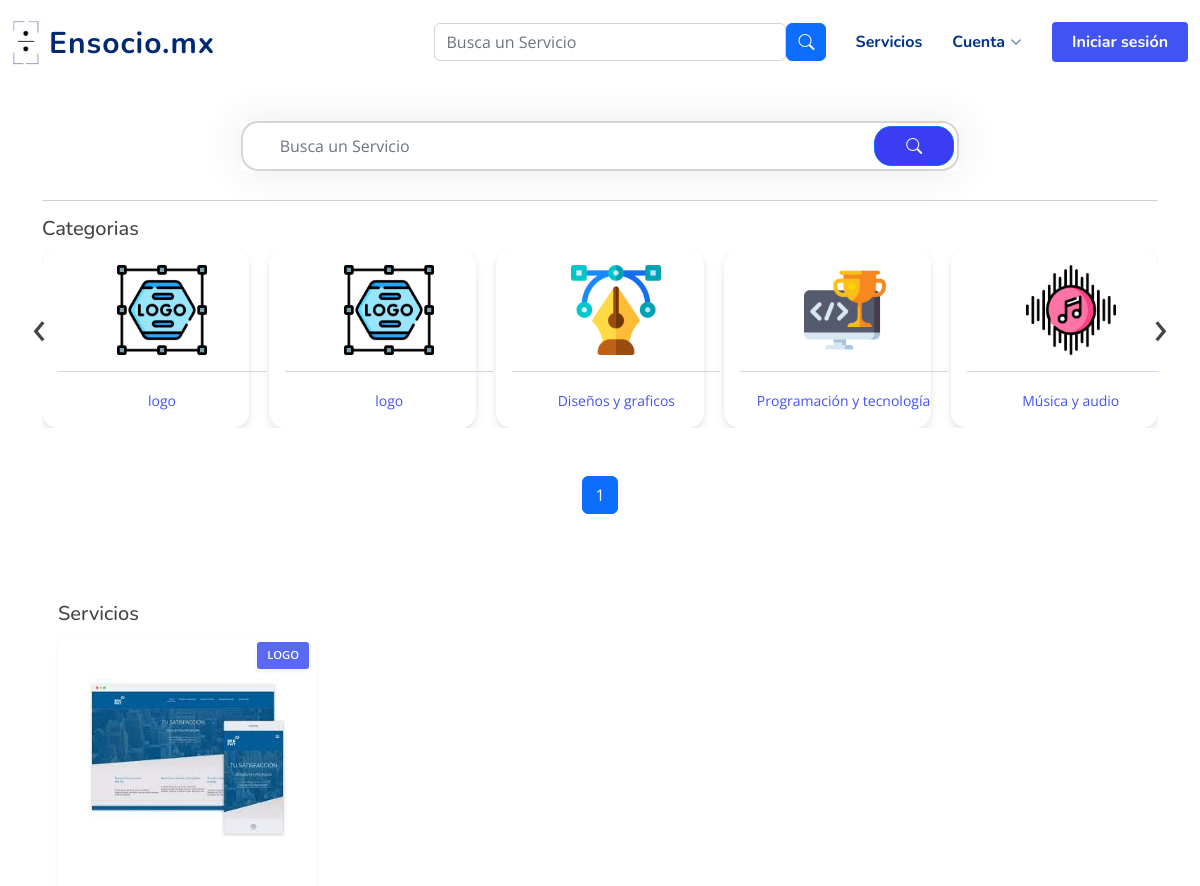
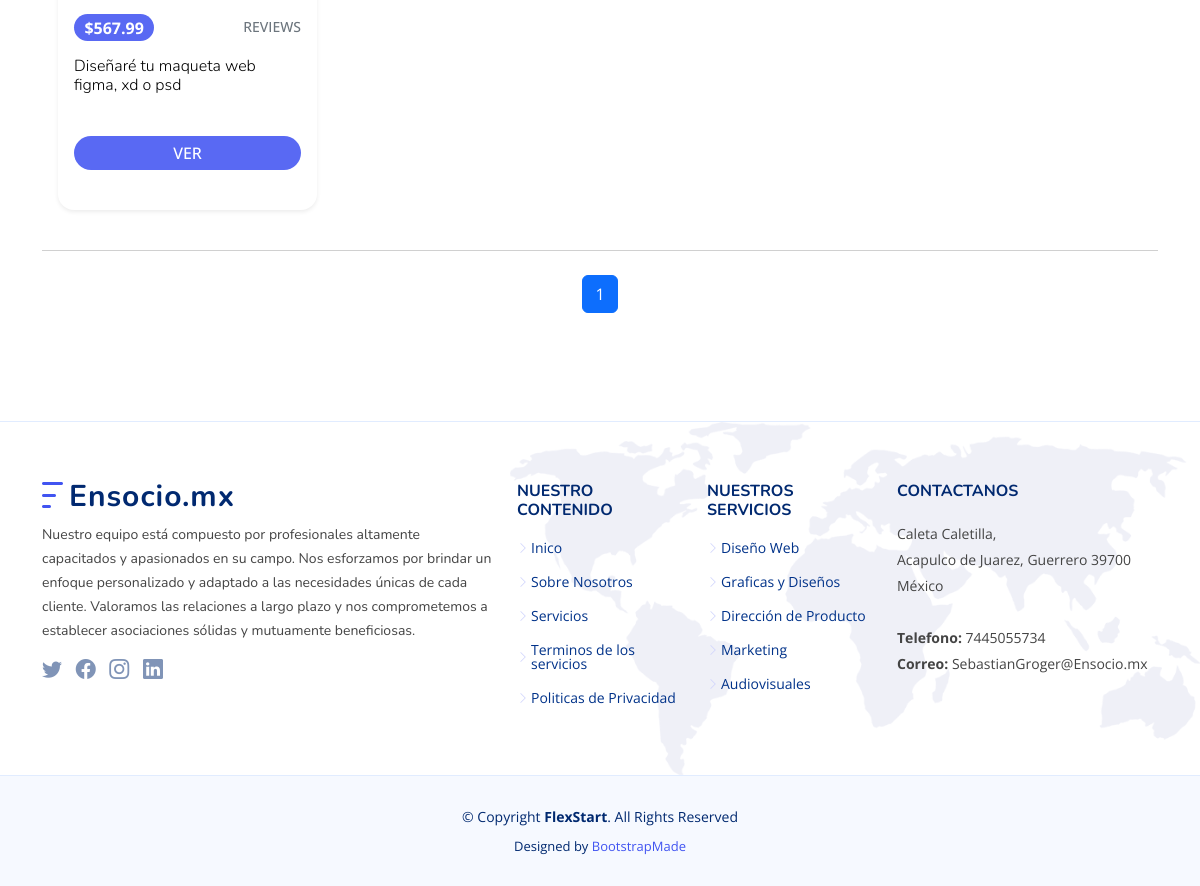
The app's page /search/ with its own data (2 pictures, top to bottom).
### store/models.py (models this page shows, shortened)
class Category(models.Model):
    name = models.CharField(max_length=200, db_index=True)
    category_image = models.ImageField(upload_to='cIcons/', null=True)
    updated = models.DateTimeField(auto_now=True)
    created = models.DateTimeField(auto_now_add=True)
    class Meta:
        verbose_name_plural = 'categories'
    def __str__(self):
        return self.name

class Post(models.Model):
    category = models.ForeignKey(Category, related_name='product', on_delete=models.CASCADE, null=True)
    title = models.CharField(max_length=255)
    content = models.TextField(max_length=1599)
    detailed_description = RichTextField(null=True)
    STATUS_CHOICES = (
        ('1 día', '1 día'),
        ('2 días', '2 días'),
        ('3 días', '3 días'),
        ('4 días', '4 días'),
        ('5 días', '5 días'),
        ('6 días', '6 días'),
        ('1 semana', '1 semana'),
        ('2 semanas', '2 semanas'),
        ('3 semanas', '3 semanas'),
        ('1 mes', '1 mes'),
        ('2 meses', '2 meses'),
    )
    delivery_time = models.CharField(max_length=20, choices=STATUS_CHOICES, default='1 día')
    author = models.ForeignKey(User, on_delete=models.CASCADE)
    image = models.ImageField(upload_to='images/', default='images/default_p_img.jpg', null=True)
    image2 = models.ImageField(upload_to='images/', default='images/default_p_img.jpg', null=True)
    image3 = models.ImageField(upload_to='images/', default='images/default_p_img.jpg', null=True)
    price = models.IntegerField(default=0, null=True)
    is_active = models.BooleanField(default=True, null=True)
    created_at = models.DateTimeField(auto_now_add=True)
    updated = models.DateTimeField(auto_now=True, null=True)
    favorite = models.ManyToManyField(User, related_name='favorites', blank=True)
    likes = models.ManyToManyField(User, related_name='likes')
    dislikes = models.ManyToManyField(User, related_name='dislikes')
    class Meta:
        verbose_name_plural = 'Posts'
        ordering = ('-created_at',)
    def get_display_price(self):
        return "{0:.2f}".format(self.price / 100)

### store/views.py (the view)
# urls.py: path('search/', views.search, name='search'),
def search(request):
    query = request.GET.get('search', '')
    results_list = Post.objects.filter(title__icontains=query)
    paginator = Paginator(results_list, 50)
    page_number = request.GET.get("page")
    results = paginator.get_page(page_number)
    results_c_list = Category.objects.filter(name__icontains=query)
    paginator_c = Paginator(results_c_list, 50)
    page_number_c = request.GET.get("page")
    results_c = paginator_c.get_page(page_number_c)
    context = {
        'results': results,
        'query': query,
        'results_c': results_c,
    }
    return render(request, 'service/search.html', context)

### templates/service/search.html (shortened to what this page needs)
{% extends '../base.html' %}
{% load static %}
{% block content %}
<br><br>
<link rel="stylesheet" href="https://cdnjs.cloudflare.com/ajax/libs/OwlCarousel2/2.3.4/assets/owl.carousel.min.css">
<section class="container-fluid d-flex align-items-center justify-content-between">
    <div class="container">
        <div style="padding: 13px;" class="container">
            <div class="row height d-flex justify-content-center align-items-center">
                <div class="col-md-8">
                    <div class="search">
                        <form action="{% url 'search' %}" method="GET">
                            <input name="search" type="text" class="form-control" value="{{ query }}"
                                placeholder="Busca un Servicio">
                            <button value="submit" class="btn btn-primary"><i class="bi bi-search"></i></button>
                        </form>
                    </div>
                </div>
            </div>
        </div>
        <hr>
        {% if results or results_c %}
            {% if results_c %}
                <h5>Categorias</h5>
                <div class="owl-carousel">
                    {% for category in results_c %}
                    <div class="item">
                        <div class="card">
                            <center>
                                <div class="card-body" style="width: 15rem">
                                    <a href="{% url 'category_list' category.pk %}">
                                        <img style="width: 90px; height: auto;" src="{{ category.category_image.url }}" alt="">
                                        <hr>
                                        <small>{{ category.name }}</small>
                                    </a>
                                </div>
                            </center>
                        </div>
                    </div>
                    {% endfor %}
                </div>
                <nav aria-label="Pagination">
                    <ul class="pagination justify-content-center my-4">
                        {% for num_page in results_c.paginator.page_range %}
                            {% if results_c.number == num_page %}
                                <li class="page-item active"><a class="page-link" href="?page={{ num_page }}">{{ num_page }}</a></li>
                            {% else %}
                                <li class="page-item"><a class="page-link" href="?page={{ num_page }}">{{ num_page }}</a></li>
                            {% endif %}
                        {% endfor %}
                    </ul>
                    <br>
                </nav>
            {% endif %}
        <div class="tab-pane fade show active" id="nav-home" role="tabpanel" aria-labelledby="nav-home-tab">
            <div class="container-fluid bg-trasparent my-4 p-3" style="position: relative">
                {% if results %}
                    <h5>Servicios</h5>
                    <div class="row row-cols-1 row-cols-xs-2 row-cols-sm-2 row-cols-lg-4 g-3">
                        {% for post in results %}
                        <div class="col hp">
                            <div class="card h-100 shadow-sm">
                                <a href="{% url 'post_detail' post.pk %}">
                                    <img src="{{ post.image.url }}" class="card-img-top" alt="product.title" />
                                </a>
                                <div style="background-color: #5969f3;" class="label-top shadow-sm">
                                    <a class="text-white" href="{% url 'category_list' post.category.pk %}">{{ post.category }}</a>
                                </div>
                                <div class="card-body">
                                    <div class="clearfix mb-3">
                                        <span class="float-start badge rounded-pill bg-success">${{ post.get_display_price }}</span>
                                        <span class="float-end"><a href="#"
                                                class="small text-muted text-uppercase aff-link">reviews</a></span>
                                    </div>
                                    <h5 class="card-title">
                                        <a href="{% url 'post_detail' post.pk %}">{{ post.title|slice:"67" }}</a>
                                    </h5>
                                    <div class="d-grid gap-2 my-4">
                                        <a style="color: white;" href="{% url 'post_detail' post.pk %}"
                                            class="btn btn-warning bold-btn">Ver</a>
                                    </div>
                                </div>
                            </div>
                        </div>
                        {% endfor %}
                {% endif %}
                </div>
            </div>
            {% if results %}
            <nav aria-label="Pagination">
                <hr class="my-0" />
                <ul class="pagination justify-content-center my-4">
                    {% for num_page in results.paginator.page_range %}
                        {% if results.number == num_page %}
                            <li class="page-item active"><a class="page-link" href="?page={{ num_page }}">{{ num_page }}</a></li>
                        {% else %}
                            <li class="page-item"><a class="page-link" href="?page={{ num_page }}">{{ num_page }}</a></li>
                        {% endif %}
                    {% endfor %}
                </ul>
                <br>
            </nav>
            {% endif %}
        </div>
        {% else %}
        <center>
            <img style="width: 50%; height: auto;" src="{%  static '/assets/img/Search_not_fount.png' %}" alt="asd"
                srcset="">
            <h6>La búsqueda para <b>'<u>{{ query }}</u>'</b> no fue encontrada</h6>
        </center>
        {% endif %}
    </div>
</section>
{% endblock %}

### static/assets/css/style.css (style rules this page uses)
:root { scroll-behavior: smooth; }
body { font-family: "Open Sans", sans-serif; color: #444444; }
a { color: #4154f1; text-decoration: none; }
h1, h2, h3, h4, h5, h6 { font-family: "Nunito", sans-serif; }
section { padding: 60px 0; overflow: hidden; }

### templates/service/search.html (style rules this page uses)
.search { position: relative; box-shadow: 0 0 40px rgba(51, 51, 51, .1); }
.search input { height: 50px; text-indent: 25px; border: 2px solid #d6d4d4; border-radius: 17px; }
.search button { position: absolute; top: 5px; right: 5px; height: 40px; width: 80px; background: rgb(60, 60, 242); border-radius: 17px; }
:root { --font1: 'Heebo', sans-serif; --font2: 'Fira Sans Extra Condensed', sans-serif; --font3: 'Roboto', sans-serif; --btnbg: #5969f3; --btnfontcolor: rgb(255, 255, 255); --btnfontcolorhover: rgb(255, 255, 255); --btnbghover: #4d5ace; --btnactivefs: #4d5ace; --label-index: #960796; --danger-index: #5bc257; --link-color: #000; --link-color-hover: #fff; --bg-content-color: #5969f3; }
.container-fluid { max-width: 1400px; }
.card { background: #fff; box-shadow: 0 6px 10px rgba(0, 0, 0, .08), 0 0 6px rgba(0, 0, 0, .05); transition: .3s transform cubic-bezier(.155, 1.105, .295, 1.12), .3s box-shadow, .3s -webkit-transform cubic-bezier(.155, 1.105, .295, 1.12); border: 0; border-radius: 1rem; }
.card-img, .card-img-top { border-top-left-radius: calc(1rem - 1px); border-top-right-radius: calc(1rem - 1px); }
.card h5 { overflow: hidden; height: 55px; font-weight: 300; font-size: 1rem; }
.card h5 a { color: black; text-decoration: none; }
.card-img-top { width: 100%; min-height: 250px; max-height: 250px; object-fit: contain; padding: 30px; }
.label-top { position: absolute; background-color: var(--label-index); color: #fff; top: 8px; right: 8px; padding: 5px 10px 5px 10px; font-size: .7rem; font-weight: 600; border-radius: 3px; text-transform: uppercase; }
.aff-link { font-weight: 500; }
.bold-btn { font-size: 1rem; font-weight: 500; text-transform: uppercase; padding: 5px 50px 5px 50px; }
.btn-warning { background: var(--btnbg); color: var(--btnfontcolor); fill: #ffffff; border: none; text-decoration: none; outline: 0; border-radius: 100px; }
.bg-success { font-size: 1rem; background-color: var(--btnbg) !important; color: var(--btnfontcolor) !important; }

### records on screen
Category: category_image (picture), name "logo"
Category: category_image (picture), name "logo"
Category: category_image (picture), name "Diseños y graficos"
Category: category_image (picture), name "Programación y tecnología"
Category: category_image (picture), name "Música y audio"
Post: image (picture), category "LOGO", get_display_price "567.99", title "Diseñaré tu maqueta web figma, xd o psd"

### other values on screen
{{ num_page }} "1"
